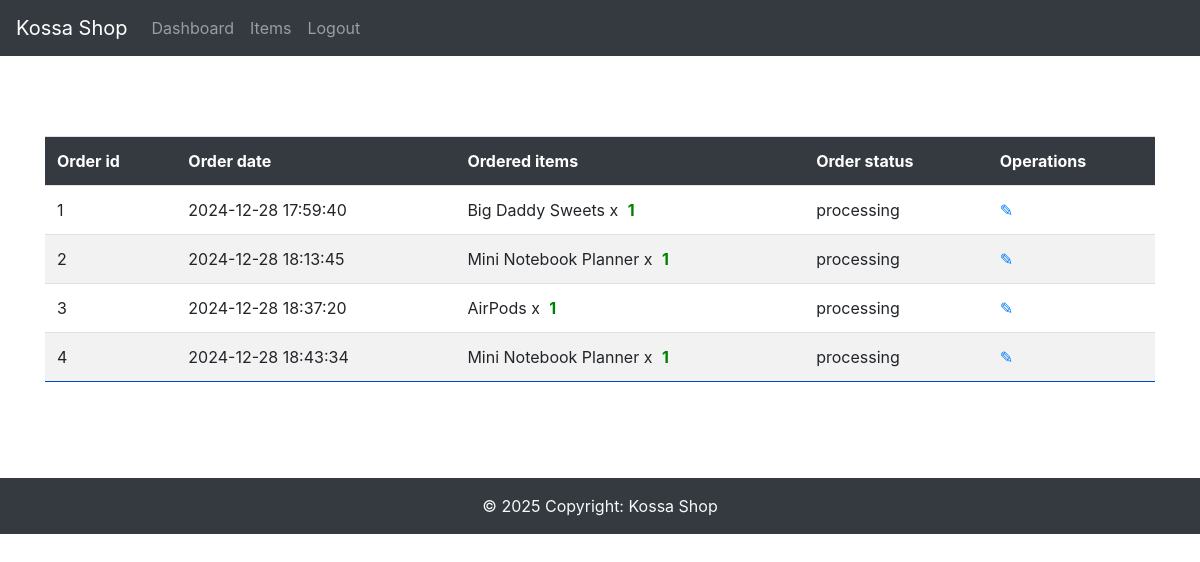
The page /admin/ (signed in) on the database its author committed.
### app/db_models.py (models this page shows)
class Order(db.Model):
    __tablename__ = "orders"
    id = db.Column(db.Integer, primary_key=True)
    uid = db.Column(db.Integer, db.ForeignKey('users.id'), nullable=False)
    date = db.Column(db.DateTime, nullable=False)
    status = db.Column(db.String(50), nullable=False)
    items = db.relationship("Ordered_item", backref="order")
    user = db.relationship('User', back_populates='orders', lazy=True)

class Ordered_item(db.Model):
    __tablename__ = "ordered_items"
    id = db.Column(db.Integer, primary_key=True)
    oid = db.Column(db.Integer, db.ForeignKey('orders.id'), nullable=False)
    itemid = db.Column(db.Integer, db.ForeignKey('items.id'), nullable=False)
    quantity = db.Column(db.Integer, db.ForeignKey('cart.quantity'), nullable=False)

class Item(db.Model):
    __tablename__ = "items"
    id = db.Column(db.Integer, primary_key=True)
    name = db.Column(db.String(100), nullable=False)
    price = db.Column(db.Float, nullable=False)
    category = db.Column(db.Text, nullable=False)
    image = db.Column(db.String(250), nullable=False)
    details = db.Column(db.String(250), nullable=False)
    price_id = db.Column(db.String(250), nullable=False)
    orders = db.relationship("Ordered_item", backref="item")
    in_cart = db.relationship("Cart", backref="item")

### app/funcs.py (the view)
	def wrapper(*args, **kwargs):
		if current_user.is_authenticated and current_user.admin == 1:
			return func(*args, **kwargs)
		else:
			return "You are not Authorized to access this URL."

### app/__init__.py (called while the page is built)
@app.context_processor
def inject_now():
	return {'now': datetime.utcnow()}

@login_manager.user_loader
def load_user(user_id):
	return User.query.get(user_id)

### app/admin/routes.py (called while the page is built)
@admin.route('/')
@admin_only
def dashboard():
    orders = Order.query.all()
    return render_template("admin/home.html", orders=orders)

### app/funcs.py (called while the page is built)
def admin_only(func):
	def wrapper(*args, **kwargs):
		if current_user.is_authenticated and current_user.admin == 1:
			return func(*args, **kwargs)
		else:
			return "You are not Authorized to access this URL."
	wrapper.__name__ = func.__name__
	return wrapper

### app/admin/templates/admin/home.html (shortened to what this page needs)
{% extends "admin/base.html" %}
{% block content %}
    {% if not orders %}
		<div class="flash-error">No orders have been placed yet.</div>
	{% else %}
    <table class="table table-striped">
        <tr>
            <th>Order id</th>
            <th>Order date</th>
			<th>Ordered items</th>
			<th>Order status</th>
			<th>Operations</th>
        </tr>
    {% for order in orders %}
        <tr>
            <td>{{ order.id }}</td>
            <td>{{ order.date.strftime('%Y-%m-%d %H:%M:%S') }}</td>
			<td>
				{% for i in order.items %}
				{{ i.item.name }} x <span class="success">{{ i.quantity }}</span><br>
				{% endfor %}
			</td>
			<td>{{ order.status }}</td>
			<td>
				<a href="{{ url_for('admin.edit', type='order', id=order.id) }}">&#9998;</a>
			</td>
        </tr>
    {% endfor %}
    </table>
	{% endif %}
{% endblock %}

### app/admin/static/styles.css (style rules this page uses)
table { margin: 0 auto; }
table th { color: white; background-color: #343a40; padding: 15px; }
table tr { border-bottom:1px solid #0046C2; }
table td, th { padding:5px 30px; }
.flash-error, .help-block, .success { text-align: center; padding: 5px; font-weight:bold; }
.success { color:green; }

### rows shown on the page
Order: id "1", date "2024-12-28 17:59:40", status "processing"
Ordered_item: item.name "Big Daddy Sweets", quantity "1"
Order: id "2", date "2024-12-28 18:13:45", status "processing"
Ordered_item: item.name "Mini Notebook Planner", quantity "1"
Order: id "3", date "2024-12-28 18:37:20", status "processing"
Ordered_item: item.name "AirPods", quantity "1"
Order: id "4", date "2024-12-28 18:43:34", status "processing"
Ordered_item: item.name "Mini Notebook Planner", quantity "1"
